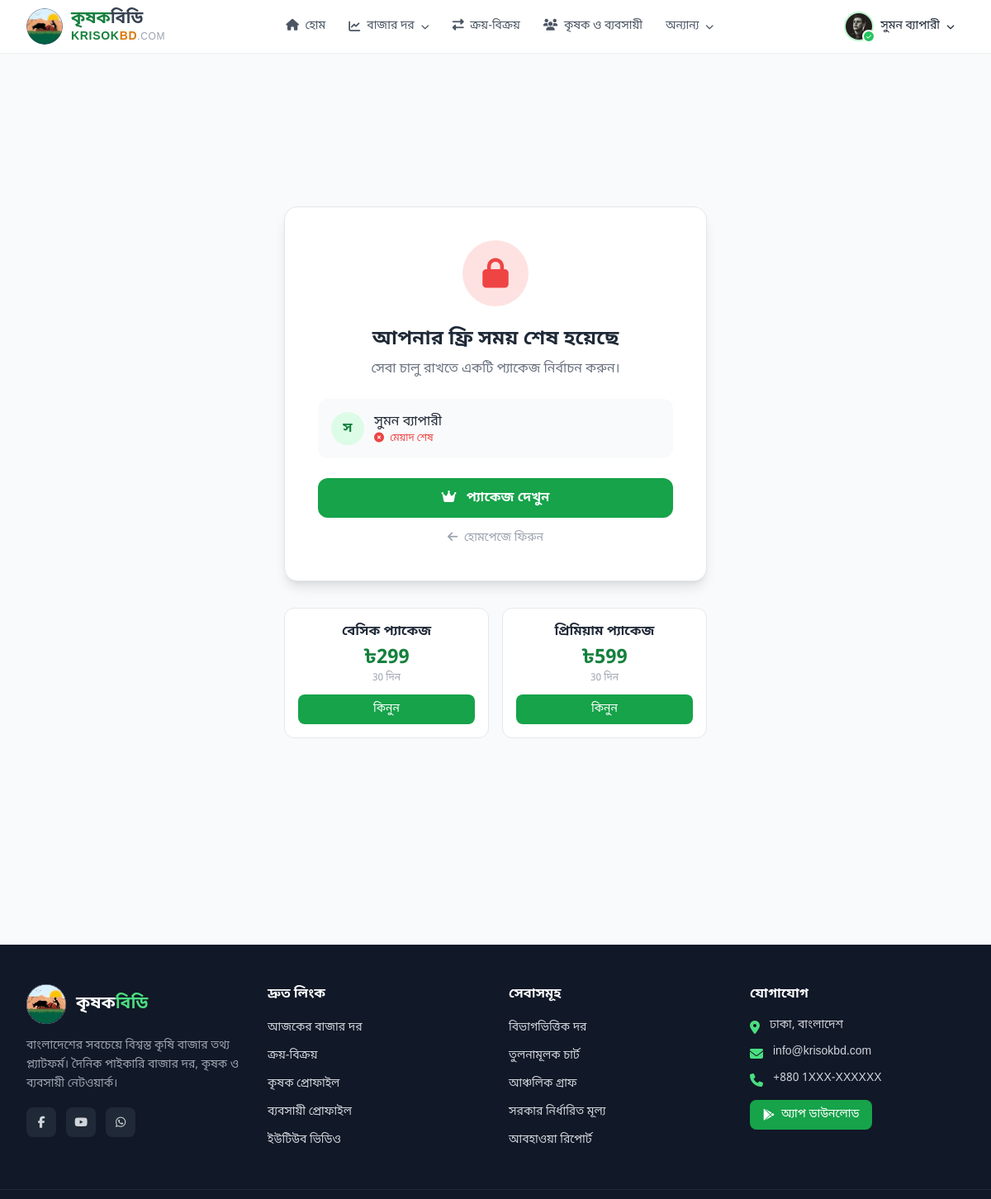
Screenshot of /accounts/subscription-required/ (signed in) with the database file from the repository.
### accounts/models.py (models this page shows, shortened)
class User(AbstractUser):
    USER_TYPE_CHOICES = [
        ('farmer', 'কৃষক'),
        ('trader', 'ব্যবসায়ী'),
        ('general', 'সাধারণ'),
    ]
    SUBSCRIPTION_STATUS = [
        ('trial', 'ট্রায়াল'),
        ('active', 'সক্রিয়'),
        ('expired', 'মেয়াদ শেষ'),
    ]
    phone = models.CharField(max_length=20, blank=True)
    user_type = models.CharField(max_length=20, choices=USER_TYPE_CHOICES, default='general')
    district = models.CharField(max_length=100, blank=True)
    address = models.TextField(blank=True)
    avatar = models.ImageField(upload_to='avatars/', blank=True)
    is_verified = models.BooleanField(default=False)
    trial_start = models.DateTimeField(null=True, blank=True)
    trial_end = models.DateTimeField(null=True, blank=True)
    subscription_status = models.CharField(max_length=20, choices=SUBSCRIPTION_STATUS, default='trial')
    subscription_plan = models.ForeignKey(
        'SubscriptionPlan', on_delete=models.SET_NULL, null=True, blank=True, related_name='subscribers'
    )
    subscription_expires = models.DateTimeField(null=True, blank=True)
    class Meta:
        db_table = 'auth_user'

class SubscriptionPlan(models.Model):
    PLAN_TYPE = [
        ('basic', 'Basic'),
        ('premium', 'Premium'),
    ]
    name = models.CharField(max_length=100)
    name_en = models.CharField(max_length=100)
    plan_type = models.CharField(max_length=20, choices=PLAN_TYPE, unique=True)
    price = models.DecimalField(max_digits=10, decimal_places=2)
    duration_days = models.PositiveIntegerField(default=30)
    description = models.TextField(blank=True)
    features = models.JSONField(default=list)
    is_active = models.BooleanField(default=True)
    order = models.PositiveIntegerField(default=0)
    class Meta:
        ordering = ['order']

### accounts/views.py (the view)
# urls.py: path('subscription-required/', views.subscription_required, name='subscription_required'),
def subscription_required(request):
    plans = SubscriptionPlan.objects.filter(is_active=True)
    return render(request, 'accounts/subscription_required.html', {'plans': plans})

### templates/accounts/subscription_required.html (shortened to what this page needs)
{% extends "base.html" %}
{% load static %}
{% block content %}
<section class="min-h-[70vh] flex items-center justify-center py-12 px-4">
    <div class="max-w-lg w-full text-center">
        <div class="bg-white rounded-2xl shadow-lg border border-gray-200 p-8 md:p-10">
            <div class="w-20 h-20 mx-auto bg-red-100 rounded-full flex items-center justify-center mb-6">
                <i class="fas fa-lock text-4xl text-red-500"></i>
            </div>
            <h1 class="text-2xl font-bold text-gray-800 mb-2">আপনার ফ্রি সময় শেষ হয়েছে</h1>
            <p class="text-gray-500 mb-6">সেবা চালু রাখতে একটি প্যাকেজ নির্বাচন করুন।</p>
            {% if user.is_authenticated %}
            <div class="bg-gray-50 rounded-xl p-4 mb-6 text-left">
                <div class="flex items-center gap-3">
                    <div class="w-10 h-10 bg-primary-100 text-primary-700 rounded-full flex items-center justify-center font-bold">
                        {{ user.first_name|first|default:user.username|first }}
                    </div>
                    <div>
                        <p class="font-medium text-gray-800">{{ user.first_name|default:user.username }}</p>
                        <p class="text-xs text-red-500"><i class="fas fa-times-circle mr-1"></i> মেয়াদ শেষ</p>
                    </div>
                </div>
            </div>
            {% endif %}
            <a href="{% url 'accounts:packages' %}" class="inline-block w-full py-3 bg-primary-600 hover:bg-primary-700 text-white font-semibold rounded-xl transition shadow-sm mb-3">
                <i class="fas fa-crown mr-2"></i> প্যাকেজ দেখুন
            </a>
            <a href="{% url 'core:home' %}" class="text-sm text-gray-400 hover:text-gray-600 transition">
                <i class="fas fa-arrow-left mr-1"></i> হোমপেজে ফিরুন
            </a>
        </div>
        {% if plans %}
        <div class="grid grid-cols-2 gap-4 mt-8">
            {% for plan in plans %}
            <div class="bg-white rounded-xl border border-gray-200 p-4 text-center">
                <h4 class="font-semibold text-gray-800">{{ plan.name }}</h4>
                <p class="text-2xl font-bold text-primary-700 mt-1">৳{{ plan.price|floatformat:0 }}</p>
                <p class="text-xs text-gray-400 mb-3">{{ plan.duration_days }} দিন</p>
                {% if user.is_authenticated %}
                <a href="{% url 'accounts:initiate_payment' plan.pk %}" class="block py-2 bg-primary-600 text-white text-sm rounded-lg hover:bg-primary-700 transition">কিনুন</a>
                {% endif %}
            </div>
            {% endfor %}
        </div>
        {% endif %}
    </div>
</section>
{% endblock %}

### templates/components/_navbar_inner.html (shortened to what this page needs)
{% load static %}
<nav class="bg-white shadow-sm sticky top-0 z-50" x-data="{ mobileMenu: false, marketDrop: false, othersDrop: false }">
    <div class="max-w-7xl mx-auto px-4 sm:px-6 lg:px-8">
        <div class="flex items-center justify-between h-16">
            <a href="{% url 'core:home' %}" class="flex items-center gap-2.5 shrink-0">
                <img src="{% static 'images/logo.jpg' %}" alt="কৃষক বিডি" class="w-11 h-11 rounded-full object-cover">
                <div class="leading-tight">
                    <span class="text-xl font-bold text-primary-700">কৃষক</span><span class="text-xl font-bold text-gray-700">বিডি</span>
                    <span class="block text-sm font-bold -mt-0.5 tracking-wider">
                        <span class="text-primary-700">KRISOK</span><span class="text-amber-600">BD</span><span class="text-gray-400 font-normal text-xs">.COM</span>
                    </span>
                </div>
            </a>
            <div class="hidden lg:flex items-center gap-1">
                <a href="{% url 'core:home' %}"
                   class="px-3 py-2 rounded-lg text-sm font-medium transition
                   {% if nav_section == 'home' %}text-primary-700 bg-primary-50 border border-primary-200{% else %}text-gray-600 hover:text-primary-700 hover:bg-primary-50{% endif %}">
                    <i class="fas fa-home mr-1"></i> হোম
                </a>
                <div class="relative" @mouseenter="clearTimeout($el._timer); marketDrop = true" @mouseleave="$el._timer = setTimeout(() => marketDrop = false, 150)">
                    <button class="px-3 py-2 rounded-lg text-sm font-medium transition flex items-center gap-1
                        {% if nav_section == 'market' %}text-primary-700 bg-primary-50 border border-primary-200{% else %}text-gray-600 hover:text-primary-700 hover:bg-primary-50{% endif %}">
                        <i class="fas fa-chart-line mr-1"></i> বাজার দর
                        <i class="fas fa-chevron-down text-[10px] ml-1"></i>
                    </button>
                </div>
                <a href="{% url 'marketplace:post_list' %}"
                   class="px-3 py-2 rounded-lg text-sm font-medium transition
                   {% if nav_section == 'buysell' %}text-primary-700 bg-primary-50 border border-primary-200{% else %}text-gray-600 hover:text-primary-700 hover:bg-primary-50{% endif %}">
                    <i class="fas fa-exchange-alt mr-1"></i> ক্রয়-বিক্রয়
                </a>
                <a href="{% url 'marketplace:profile_list' %}"
                   class="px-3 py-2 rounded-lg text-sm font-medium transition
                   {% if nav_section == 'profiles' %}text-primary-700 bg-primary-50 border border-primary-200{% else %}text-gray-600 hover:text-primary-700 hover:bg-primary-50{% endif %}">
                    <i class="fas fa-users mr-1"></i> কৃষক ও ব্যবসায়ী
                </a>
                <div class="relative" @mouseenter="clearTimeout($el._timer); othersDrop = true" @mouseleave="$el._timer = setTimeout(() => othersDrop = false, 150)">
                    <button class="px-3 py-2 rounded-lg text-sm font-medium transition flex items-center gap-1
                        {% if nav_section == 'others' or nav_section == 'videos' %}text-primary-700 bg-primary-50 border border-primary-200{% else %}text-gray-600 hover:text-primary-700 hover:bg-primary-50{% endif %}">
                        অন্যান্য
                        <i class="fas fa-chevron-down text-[10px] ml-1"></i>
                    </button>
                </div>
            </div>
            <div class="hidden lg:flex items-center gap-2">
                {% if user.is_authenticated %}
                <div class="relative" x-data="{ userDrop: false }">
                    <button @click="userDrop = !userDrop" class="flex items-center gap-2 px-3 py-2 rounded-lg hover:bg-gray-100 transition">
                        <div class="relative">
                            {% if user.avatar %}
                            <img src="{{ user.avatar.url }}" alt="{{ user.first_name }}" class="w-9 h-9 rounded-full object-cover border-2 border-primary-200">
                            {% else %}
                            <div class="w-9 h-9 bg-primary-100 text-primary-700 rounded-full flex items-center justify-center text-sm font-bold border-2 border-primary-200">
                                {{ user.first_name|first|default:user.username|first }}
                            </div>
                            {% endif %}
                            {% if user.is_verified %}
                            <span class="absolute -bottom-0.5 -right-0.5 w-4 h-4 bg-primary-500 rounded-full flex items-center justify-center border-2 border-white">
                                <i class="fas fa-check text-white text-[7px]"></i>
                            </span>
                            {% endif %}
                        </div>
                        <span class="text-sm font-medium">{{ user.first_name|default:user.username }}</span>
                        <i class="fas fa-chevron-down text-[10px]"></i>
                    </button>
                </div>
                {% endif %}
            </div>
        </div>
    </div>
</nav>

### templates/base.html (style rules this page uses)
body { font-family: 'Noto Sans Bengali', 'SolaimanLipi', sans-serif; }

### rows the page displays
SubscriptionPlan: name "বেসিক প্যাকেজ", price "299", duration_days "30"
SubscriptionPlan: name "প্রিমিয়াম প্যাকেজ", price "599", duration_days "30"

### other values shown
{{ user.first_name|default:user.username }} "সুমন ব্যাপারী"
{{ user.first_name|first|default:user.username|first }} "স"
